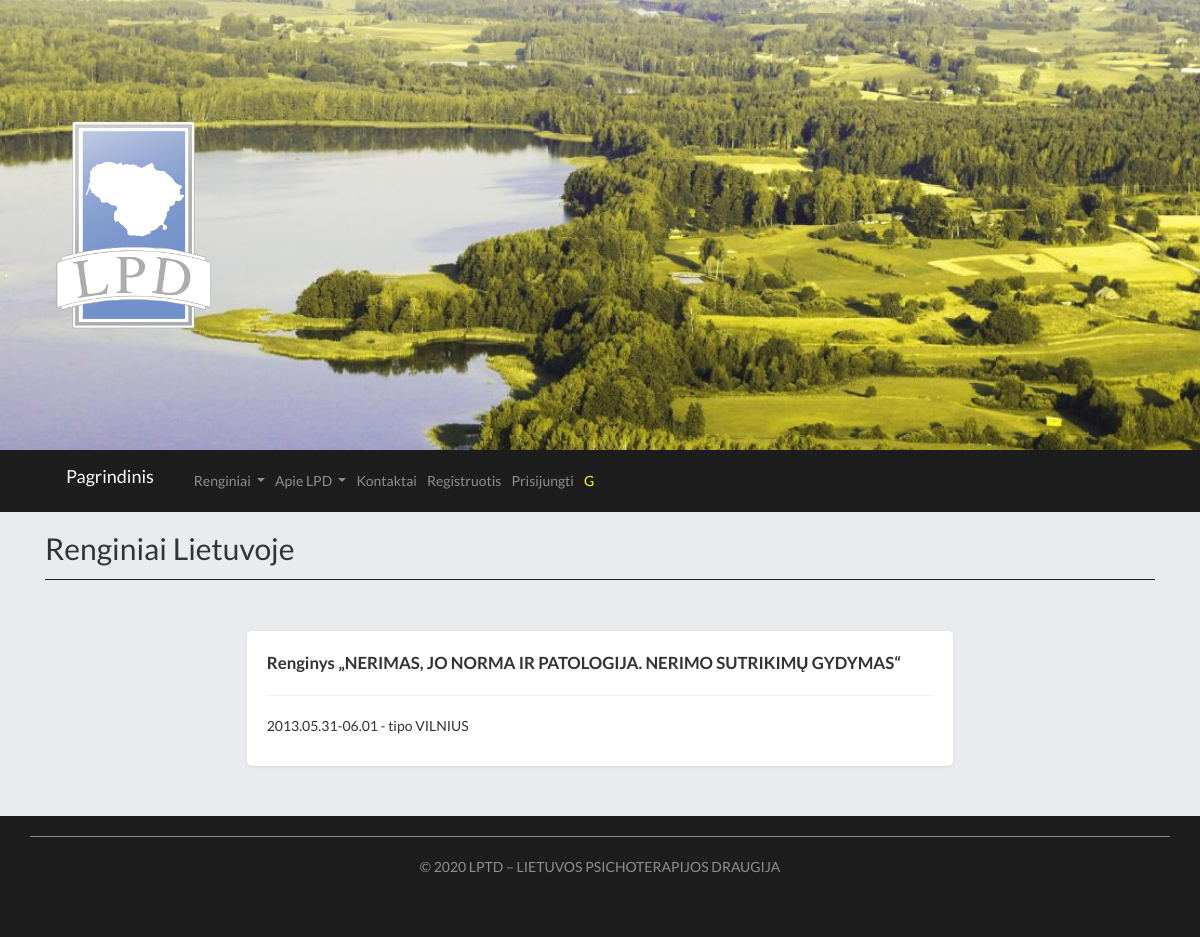
Page /Renginiai_lietuvoje/ on the earlier database version.
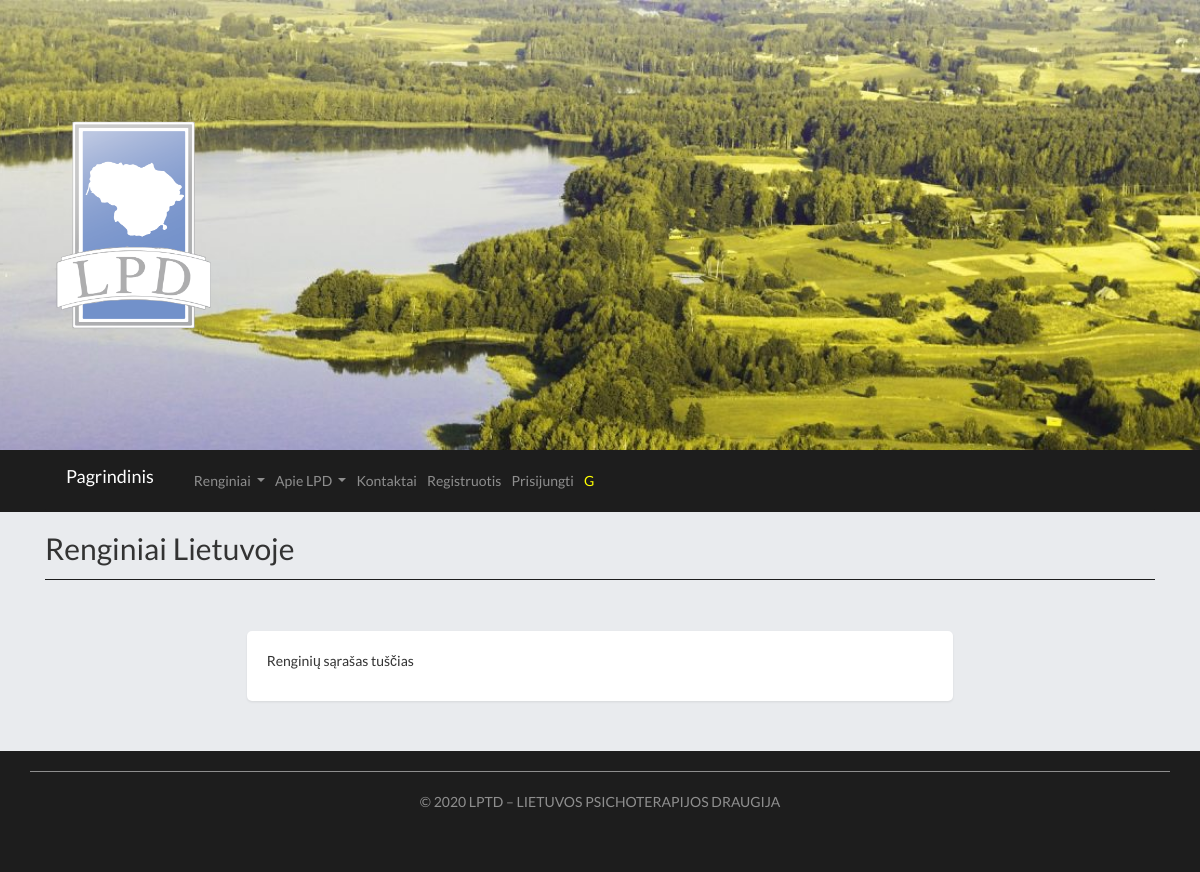
Same page on the later database version.
### main.py (models this page shows)
class News_in_LT(db.Model):
	id = db.Column(db.Integer, primary_key=True)
	date_created = db.Column(db.DateTime, default=datetime.utcnow)
	title = db.Column(db.String(4000), default="")
	title_en = db.Column(db.String(4000), default="")
	date = db.Column(db.String(4000), default="")
	location = db.Column(db.String(4000), default="")

### main.py (the view)
@app.route("/Renginiai_lietuvoje/", methods=["GET", "POST"])
def events():
	events = list(reversed(News_in_LT.query.order_by(News_in_LT.date_created).all()))
	return render_template("Renginiai_lietuvoje.html",events = events , current_user=current_user())

### main.py (called while the page is built)
def guest_user():
	current_user = User()
	current_user.name="G"
	current_user.surname="Svecias"
	current_user.email="gg@gg.gg"
	current_user.lvl=0
	current_user.id=-1
	return current_user

def current_user():
	email = request.cookies.get("current-user-email")
	current_user = User.query.filter_by(email=email).first()
	if current_user == None:
		current_user = guest_user()
	return current_user

### templates/Renginiai_lietuvoje.html (shortened to what this page needs)
{% extends "base.html" %}
{% block page%}
<h2> Renginiai Lietuvoje</h2>
<hr class="my_hr">
	<div class= "empty_page">
		<div class = "row justify-content-md-center card_">
			{% if events|length == 0%}
				<div class = "col-md-8 page shadow-sm card_">
					<p> Renginių sąrašas tuščias</p>
				</div>
			{% else %}
				{% for event in events %}
					{% if event.title|length > 0%}
						<div class = "col-md-8 page shadow-sm card_">
							<b><big>{{event.title}}</big></b><hr>
							<p>{{event.date}} - {{event.location}}
							</p>
						</div>
					{% endif %}
				{% endfor %}
			{% endif %}
		</div>
	</div>
{% endblock %}

Differences in the rows shown:
removed News_in_LT: title "Renginys „NERIMAS, JO NORMA IR PATOLOGIJA. NERIMO SUTRIKIMŲ GYDYMAS“", date "2013.05.31-06.01", location "tipo VILNIUS"
Other differences:
text now shown: "Renginių sąrašas tuščias"
